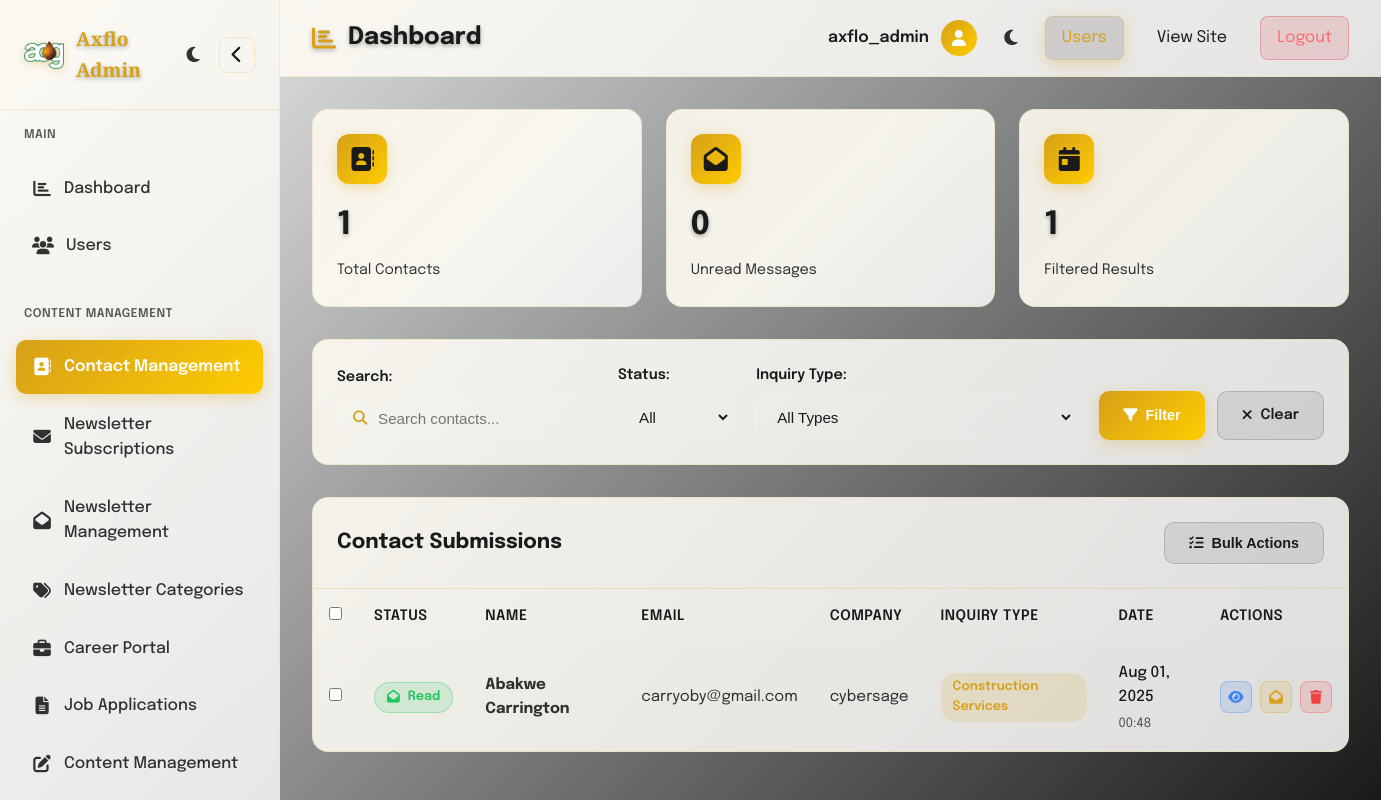
The page /admin-contacts/ (signed in) on the database its author committed.
### axflo_app/models.py (models this page shows, shortened)
class ContactSubmission(models.Model):
    name = models.CharField(max_length=200)
    email = models.EmailField()
    company = models.CharField(max_length=200, blank=True)
    phone = models.CharField(max_length=20, blank=True)
    inquiry_type = models.ForeignKey(InquiryCategory, on_delete=models.CASCADE)
    message = models.TextField()
    date = models.DateTimeField(auto_now_add=True)
    read = models.BooleanField(default=False)
    class Meta:
        ordering = ['-date']

class InquiryCategory(models.Model):
    name = models.CharField(max_length=100)
    description = models.TextField(blank=True)
    created_at = models.DateTimeField(auto_now_add=True)
    class Meta:
        verbose_name_plural = "Inquiry Categories"

### axflo_app/views.py (the view, shortened to what this page needs)
# urls.py: path('admin-contacts/', views.admin_contacts, name='admin_contacts'),
def admin_contacts(request):
    from django.http import HttpResponseRedirect
    from django.core.paginator import Paginator
    from django.db.models import Q
    if not request.user.is_authenticated:
        return HttpResponseRedirect('/admin-login/')
    if not (request.user.is_staff or request.user.is_superuser):
        return HttpResponseRedirect('/admin-login/')
    status_filter = request.GET.get('status', 'all')
    inquiry_type_filter = request.GET.get('inquiry_type', 'all')
    search_query = request.GET.get('search', '')
    contacts = ContactSubmission.objects.all()
    if status_filter == 'read':
        contacts = contacts.filter(read=True)
    elif status_filter == 'unread':
        contacts = contacts.filter(read=False)
    if inquiry_type_filter != 'all':
        contacts = contacts.filter(inquiry_type_id=inquiry_type_filter)
    contacts = contacts.order_by('-date')
    paginator = Paginator(contacts, 20)
    page_number = request.GET.get('page')
    page_obj = paginator.get_page(page_number)
    inquiry_categories = InquiryCategory.objects.all()
    context = {
        'contacts': page_obj,
        'inquiry_categories': inquiry_categories,
        'status_filter': status_filter,
        'inquiry_type_filter': inquiry_type_filter,
        'search_query': search_query,
        'total_contacts': ContactSubmission.objects.count(),
        'unread_contacts': ContactSubmission.objects.filter(read=False).count(),
    }
    return render(request, 'axflo_app/admin/contacts.html', context)

### axflo_app/templates/axflo_app/admin/contacts.html (shortened to what this page needs)
{% extends 'axflo_app/admin/admin_base.html' %}
{% load static %}
{% block content %}
<div class="stats-grid">
    <div class="stat-card">
        <div class="stat-icon">
            <i class="fas fa-address-book"></i>
        </div>
        <div class="stat-number">{{ total_contacts }}</div>
        <div class="stat-label">Total Contacts</div>
    </div>
    <div class="stat-card">
        <div class="stat-icon">
            <i class="fas fa-envelope-open"></i>
        </div>
        <div class="stat-number">{{ unread_contacts }}</div>
        <div class="stat-label">Unread Messages</div>
    </div>
    <div class="stat-card">
        <div class="stat-icon">
            <i class="fas fa-calendar-day"></i>
        </div>
        <div class="stat-number">{{ contacts.paginator.count }}</div>
        <div class="stat-label">Filtered Results</div>
    </div>
</div>
<div class="filters-section">
    <form method="get" class="filters-form">
        <div class="filter-group">
            <label for="search">Search:</label>
            <div class="search-wrapper">
                <i class="fas fa-search search-icon"></i>
                <input type="text" id="search" name="search" value="{{ search_query }}" placeholder="Search contacts...">
            </div>
        </div>
        <div class="filter-group">
            <label for="status">Status:</label>
            <select id="status" name="status">
                <option value="all" {% if status_filter == 'all' %}selected{% endif %}>All</option>
            </select>
        </div>
        <div class="filter-group">
            <label for="inquiry_type">Inquiry Type:</label>
            <select id="inquiry_type" name="inquiry_type">
                <option value="all">All Types</option>
            </select>
        </div>
        <div class="filter-actions">
            <button type="submit" class="btn-primary">
                <i class="fas fa-filter"></i>
                Filter
            </button>
            <a href="/admin-contacts/" class="btn-secondary">
                <i class="fas fa-times"></i>
                Clear
            </a>
        </div>
    </form>
</div>
<div class="table-section">
    <div class="table-header">
        <h2>Contact Submissions</h2>
        <div class="table-actions">
            <button class="btn-secondary" id="bulkActionsBtn">
                <i class="fas fa-tasks"></i>
                Bulk Actions
            </button>
        </div>
    </div>
    <div class="table-wrapper">
        <table class="data-table">
            <thead>
                <tr>
                    <th><input type="checkbox" id="selectAll"></th>
                    <th>Status</th>
                    <th>Name</th>
                    <th>Email</th>
                    <th>Company</th>
                    <th>Inquiry Type</th>
                    <th>Date</th>
                    <th>Actions</th>
                </tr>
            </thead>
            <tbody>
                {% for contact in contacts %}
                <tr class="contact-row {% if not contact.read %}unread{% endif %}">
                    <td><input type="checkbox" class="contact-checkbox" value="{{ contact.id }}"></td>
                    <td>
                        <span class="status-badge {% if contact.read %}read{% else %}unread{% endif %}">
                            <i class="fas {% if contact.read %}fa-envelope-open{% else %}fa-envelope{% endif %}"></i>
                            {% if contact.read %}Read{% else %}Unread{% endif %}
                        </span>
                    </td>
                    <td class="contact-name">
                        <strong>{{ contact.name }}</strong>
                    </td>
                    <td class="contact-email">{{ contact.email }}</td>
                    <td class="contact-company">{{ contact.company|default:"-" }}</td>
                    <td class="inquiry-type">
                        <span class="type-badge">{{ contact.inquiry_type.name }}</span>
                    </td>
                    <td class="contact-date">
                        <span class="date-primary">{{ contact.date|date:"M d, Y" }}</span>
                        <span class="date-secondary">{{ contact.date|time:"H:i" }}</span>
                    </td>
                    <td class="actions">
                        <div class="action-buttons">
                            <a href="/admin-contact/{{ contact.id }}/" class="btn-action btn-view" title="View Details">
                                <i class="fas fa-eye"></i>
                            </a>
                            <button class="btn-action btn-toggle" data-contact-id="{{ contact.id }}" title="Toggle Read Status">
                                <i class="fas {% if contact.read %}fa-envelope-open{% else %}fa-envelope{% endif %}"></i>
                            </button>
                            <button class="btn-action btn-delete" data-contact-id="{{ contact.id }}" title="Delete Contact">
                                <i class="fas fa-trash"></i>
                            </button>
                        </div>
                    </td>
                </tr>
                {% endfor %}
            </tbody>
        </table>
    </div>
</div>
{% endblock %}

### axflo_app/templates/axflo_app/admin/components/admin_header.html (shortened to what this page needs)
<header class="main-header">
    <div class="header-left">
        <h1 class="page-title">
            <i class="fas {{ page_icon|default:'fa-chart-bar' }} page-icon"></i>
            {{ page_title|default:'Dashboard' }}
        </h1>
    </div>
    <div class="header-right">
        <div class="user-info">
            <span class="user-name">{{ request.user.username|default:'Admin' }}</span>
            <div class="user-avatar">
                <i class="fas fa-user"></i>
            </div>
        </div>
        <button class="theme-toggle" id="themeToggle2">
            <i class="fas fa-moon"></i>
        </button>
        <nav class="admin-nav">
            <a href="/admin-users/" class="current">Users</a>
            <a href="/" target="_blank">View Site</a>
            <a href="/admin-logout/" class="logout-btn">Logout</a>
        </nav>
    </div>
</header>

### axflo_app/static/axflo_app/css/base.css (style rules this page uses)
:root { --primary-gold: #d6a019; --primary-gold-light: #ffcc00; --bg-dark: #0a0a0a; --bg-light: #fafafa; --bg-glass: rgba(255, 255, 255, 0.08); --bg-glass-hover: rgba(255, 255, 255, 0.12); --text-primary: #1a1a1a; --text-secondary: rgba(26, 26, 26, 0.7); --text-tertiary: rgba(26, 26, 26, 0.5); --text-dark: #000000; --text-white: #ffffff; --text-light-alpha: rgba(255, 255, 255, 0.9); --text-light-secondary: rgba(255, 255, 255, 0.7); --border-glass: rgba(214, 160, 25, 0.3); --shadow-primary: 0 20px 40px rgba(0, 0, 0, 0.1); --shadow-hover: 0 25px 50px rgba(0, 0, 0, 0.4); --blur-amount: 20px; --transition: all 0.6s cubic-bezier(0.25, 0.46, 0.45, 0.94); --transition-smooth: all 0.4s cubic-bezier(0.25, 0.46, 0.45, 0.94); --transition-bounce: all 0.6s cubic-bezier(0.68, -0.55, 0.265, 1.55); --background: rgb(214, 160, 25); --hover-color: #ffcc00; --primary-gradient: rgba(0, 0, 0, 0.8); --secondary-gradient: rgba(0, 0, 0, 1); --shadow-color: rgba(0, 0, 0, 0.3); --overlay-color: rgba(0, 0, 0, 0.5); --accent-glow: rgba(214, 160, 25, 0.3); --glass-border: rgba(214, 160, 25, 0.2); --news-section-bg: #141414; --card-bg: rgba(20, 20, 20, 0.6); --card-border: rgba(214, 160, 25, 0.15); --gradient-overlay: linear-gradient(135deg, rgba(214, 160, 25, 0.1) 0%, rgba(0, 0, 0, 0.3) 100%); --gradient-mesh: linear-gradient(135deg, rgba(214, 160, 25, 0.15) 0%, rgba(255, 204, 0, 0.08) 50%, rgba(0, 0, 0, 0.3) 100%); --footer-bg: rgb(214, 160, 25); --footer-text: #000; --footer-link-hover: rgb(214, 160, 25); --footer-border: #fff; }
* { margin: 0; padding: 0; box-sizing: border-box; }
body { font-family: 'Epilogue', sans-serif; line-height: 1.6; color: var(--text-primary); background: var(--bg-light); overflow-x: hidden; }
.stat-number { font-size: 1.5rem; font-weight: 700; color: var(--text-primary); display: block; }
.stat-label { font-size: 0.875rem; color: rgba(255, 255, 255, 0.8); margin-top: 0.25rem; }

### rows shown on the page
ContactSubmission: read True (drawn), name "Abakwe Carrington", email "carryoby@gmail.com", company "cybersage", inquiry_type.name "Construction Services", date "Aug 01, 2025", date "00:48"

### other values the page prints
{{ page_title|default:'Dashboard' }} "Dashboard"
{{ request.user.username|default:'Admin' }} "axflo_admin"
{{ total_contacts }} "1"
{{ unread_contacts }} "0"
{{ contacts.paginator.count }} "1"
